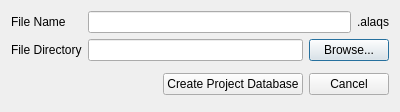
<?xml version="1.0" encoding="UTF-8"?>
<ui version="4.0">
 <class>DialogCreateDatabase</class>
 <widget class="QDialog" name="DialogCreateDatabase">
  <property name="geometry">
   <rect>
    <x>0</x>
    <y>0</y>
    <width>400</width>
    <height>112</height>
   </rect>
  </property>
  <property name="sizePolicy">
   <sizepolicy hsizetype="MinimumExpanding" vsizetype="MinimumExpanding">
    <horstretch>0</horstretch>
    <verstretch>0</verstretch>
   </sizepolicy>
  </property>
  <property name="windowTitle">
   <string>Create new ALAQS database</string>
  </property>
  <property name="modal">
   <bool>true</bool>
  </property>
  <layout class="QVBoxLayout" name="verticalLayout">
   <item>
    <layout class="QFormLayout" name="formLayout">
     <property name="fieldGrowthPolicy">
      <enum>QFormLayout::AllNonFixedFieldsGrow</enum>
     </property>
     <property name="topMargin">
      <number>0</number>
     </property>
     <item row="0" column="0">
      <widget class="QLabel" name="label_5">
       <property name="text">
        <string>File Name</string>
       </property>
      </widget>
     </item>
     <item row="0" column="1">
      <layout class="QHBoxLayout" name="horizontalLayout_3">
       <property name="topMargin">
        <number>0</number>
       </property>
       <item>
        <widget class="QLineEdit" name="lineEditDatabaseName"/>
       </item>
       <item>
        <widget class="QLabel" name="label">
         <property name="text">
          <string>.alaqs</string>
         </property>
        </widget>
       </item>
      </layout>
     </item>
     <item row="1" column="0">
      <widget class="QLabel" name="label_6">
       <property name="text">
        <string>File Directory</string>
       </property>
      </widget>
     </item>
     <item row="1" column="1">
      <layout class="QHBoxLayout" name="horizontalLayout_4">
       <property name="topMargin">
        <number>0</number>
       </property>
       <item>
        <widget class="QLineEdit" name="lineEditDatabaseDirectory"/>
       </item>
       <item>
        <widget class="QPushButton" name="pushButtonBrowse">
         <property name="text">
          <string>Browse...</string>
         </property>
        </widget>
       </item>
      </layout>
     </item>
     <item row="2" column="1">
      <layout class="QHBoxLayout" name="horizontalLayout">
       <property name="topMargin">
        <number>0</number>
       </property>
       <property name="rightMargin">
        <number>0</number>
       </property>
      </layout>
     </item>
     <item row="3" column="1">
      <layout class="QHBoxLayout" name="horizontalLayout_2">
       <property name="topMargin">
        <number>0</number>
       </property>
       <item>
        <spacer name="horizontalSpacer_2">
         <property name="orientation">
          <enum>Qt::Horizontal</enum>
         </property>
         <property name="sizeHint" stdset="0">
          <size>
           <width>40</width>
           <height>20</height>
          </size>
         </property>
        </spacer>
       </item>
       <item>
        <widget class="QPushButton" name="pushButtonCreateDatabase">
         <property name="text">
          <string>Create Project Database</string>
         </property>
        </widget>
       </item>
       <item>
        <widget class="QPushButton" name="pushButtonCancel">
         <property name="text">
          <string>Cancel</string>
         </property>
        </widget>
       </item>
      </layout>
     </item>
    </layout>
   </item>
  </layout>
 </widget>
 <resources/>
 <connections/>
</ui>
